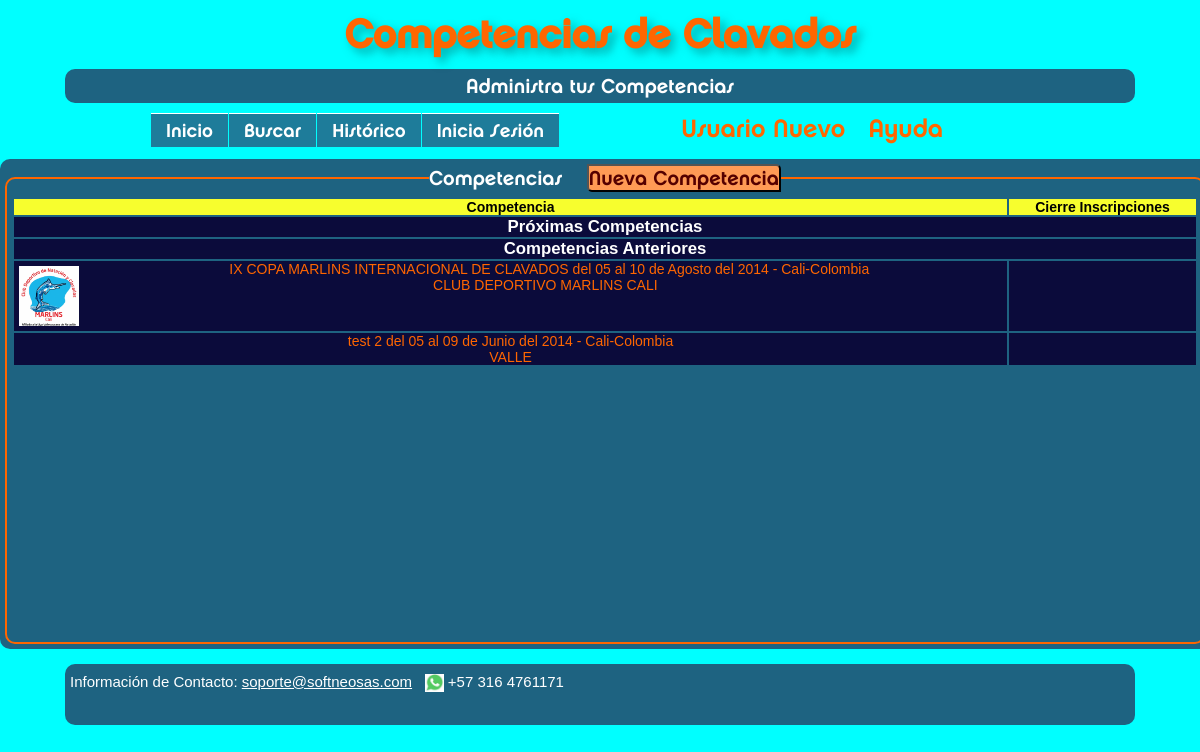
The page / on the database its author committed.
### tables this page shows
CREATE TABLE `competencias` (
  `cod_competencia` int(11) NOT NULL AUTO_INCREMENT,
  `competencia` varchar(200) NOT NULL,
  `ciudad` int(11) NOT NULL,
  `fecha_inicia` date NOT NULL,
  `fecha_termina` date NOT NULL,
  `limite_inscripcion` datetime DEFAULT NULL,
  `organizador` varchar(200) NOT NULL,
  `logo_organizador` varchar(80) NOT NULL,
  `telefono` varchar(15) NOT NULL,
  `email` varchar(80) NOT NULL,
  `direccion_sede` varchar(200) NOT NULL,
  `estado` char(1) DEFAULT NULL,
  `competencia2` varchar(200) NOT NULL,
  `fecha_hora_grabacion` datetime DEFAULT NULL,
  `public_result` char(1) NOT NULL,
  PRIMARY KEY (`cod_competencia`),
  UNIQUE KEY `competencia` (`competencia`),
  KEY `ciudad` (`ciudad`),
  FULLTEXT KEY `buscador` (`competencia`)
);

CREATE TABLE `cities` (
  `CityId` int(11) NOT NULL AUTO_INCREMENT,
  `CountryID` smallint(6) NOT NULL,
  `RegionID` smallint(6) NOT NULL,
  `City` varchar(45) NOT NULL,
  `Latitude` float NOT NULL,
  `Longitude` float NOT NULL,
  `TimeZone` varchar(10) NOT NULL,
  `DmaId` smallint(6) DEFAULT NULL,
  `County` varchar(25) DEFAULT NULL,
  `Code` varchar(4) DEFAULT NULL,
  PRIMARY KEY (`CityId`),
  FULLTEXT KEY `buscador` (`City`,`TimeZone`,`County`,`Code`)
);

CREATE TABLE `countries` (
  `CountryId` smallint(6) NOT NULL AUTO_INCREMENT,
  `Country` varchar(50) NOT NULL,
  `FIPS104` varchar(2) NOT NULL,
  `ISO2` varchar(2) NOT NULL,
  `ISO3` varchar(3) NOT NULL,
  `ISON` varchar(4) NOT NULL,
  `Internet` varchar(2) NOT NULL,
  `Capital` varchar(25) DEFAULT NULL,
  `MapReference` varchar(50) DEFAULT NULL,
  `NationalitySingular` varchar(35) DEFAULT NULL,
  `NationalityPlural` varchar(35) DEFAULT NULL,
  `Currency` varchar(30) DEFAULT NULL,
  `CurrencyCode` varchar(3) DEFAULT NULL,
  `Population` bigint(20) DEFAULT NULL,
  `Title` varchar(50) DEFAULT NULL,
  `Comment` varchar(255) DEFAULT NULL,
  PRIMARY KEY (`CountryId`),
  FULLTEXT KEY `buscador` (`Country`,`ISO2`,`ISO3`,`Capital`,`Currency`)
);

### php/funciones.php (called while the page is built, shortened)
<?php
	function ahora($cod_ciudad){
		if ($cod_ciudad) {
			$conexion=conectarse();
			$consulta="SELECT TimeZone FROM cities WHERE CityId=$cod_ciudad";
			$ejecutar_consulta = $conexion->query(utf8_decode($consulta));
			$registro=$ejecutar_consulta->fetch_assoc();
			$time_zone=$registro["TimeZone"];
			$signo_zone=substr($time_zone, 0,1);
			$horas_zone=substr($time_zone, 1,2);
			$minutos_zone=substr($time_zone, 4,2);
		}
		else{
			$time_zone = "-05:00";
			$signo_zone = substr($time_zone, 0, 1);
			$horas_zone = substr($time_zone, 1, 2);
			$minutos_zone = substr($time_zone, 4, 2);
		}
		$fecha = date('Y-m-d H:i:s');
		if ($signo_zone=="+") {
			$nuevafecha = strtotime ('+'.$horas_zone.' hour' , strtotime ( $fecha ) ) ;
			if ($minutos_zone>0) {
				$nuevafecha = strtotime ('+'.$minutos_zone.' minute' , strtotime ( $nuevafecha)) ;
			}
		}
		else{
			$nuevafecha = strtotime ('-'.$horas_zone.' hour' , strtotime ( $fecha ) ) ;
		}
		$nuevafecha=date('Y-m-d H:i:s',$nuevafecha );
		return $nuevafecha;
	}
	function inscripciones($competencia){
		$conexion=conectarse();
		$consulta="SELECT cod_competencia, fecha_termina, ciudad FROM competencias WHERE competencia='$competencia'";
		$ejecutar_consulta = $conexion->query(utf8_decode($consulta));
		$num_regs=$ejecutar_consulta->num_rows;
		if ($num_regs==0){
			$conexion->close();
			$mensaje="Error: No está registrada esta Competencia";
			return $mensaje;
		}
		elseif ($num_regs==1){
			$registro_competencia=$ejecutar_consulta->fetch_assoc();
			$termina=$registro_competencia["fecha_termina"];
			$cod_ciudad=$registro_competencia["ciudad"];
			$ahora=ahora($cod_ciudad,$conexion);
			$hoy=substr($ahora, 0,10);
			if ($hoy>$termina)
				return FALSE;
			else
				return TRUE;
			}
	}
function nom_mes($mes){
	switch ($mes) {
		case '6': $nom="Junio"; break;
		case '8': $nom="Agosto"; break;
	}
	return $nom;
}
function fecha_desde_hasta($desde,$hasta){
	$date = date_create($desde);
	$dd=date_format($date, 'd');
	$md=date_format($date, 'm');
	$ad=date_format($date, 'Y');
	$date = date_create($hasta);
	$dh=date_format($date, 'd');
	$mh=date_format($date, 'm');
	$ah=date_format($date, 'Y');
	if ($ad==$ah)
		if ($md==$mh)
			$fecha="del ".$dd." al ".$dh." de ".nom_mes($md)." del ".$ad;
		else
			$fecha="del ".$dd." de ".nom_mes($md)." al ".$dh." de ".nom_mes($mh)." del ".$ad;
	else
		$fecha="del ".$dd." de ".nom_mes($md)." del ".$ad." al ".$dh." de ".nom_mes($mh)." de ".$ah;
	return  $fecha;
}
function conectarse()
	{
		include("db-info.php");
		$conectar= new mysqli($servidor,$usuario,$password,$bd);
		return $conectar;
	}
?>

### php/todas-competencias.php (the view, shortened to what this page needs)
<?php
include("funciones.php");
$conexion=conectarse();
$consulta="SELECT DISTINCT
	c.cod_competencia, c.competencia, d.City, c.fecha_inicia, c.fecha_termina, c.limite_inscripcion, p.Country, c.organizador, c.logo_organizador
	FROM competencias as c
	LEFT JOIN cities as d on d.CityId=c.ciudad
	LEFT JOIN countries as p on p.CountryId=d.CountryID
	ORDER BY c.fecha_inicia";
$ejecutar_consulta = $conexion->query(utf8_decode($consulta));
if ($ejecutar_consulta)
	$num_prox=$ejecutar_consulta->num_rows;
?>
<form id="administradores-competencia" name="admin-competencia-frm" action="?op=php/alta-competencia.php" method="post" enctype="multipart/form-data">
	<fieldset>
	<legend align="center">Competencias &nbsp;&nbsp;
		<input type="submit" id="nuevo" class="cambio" name="nuevo_btn" value="Nueva Competencia" />
	</legend>
	<div id='div1'>
	<table width='100%' class="tablas">
		<thead>
			<tr align='center' >
				<th>Competencia</th>
				<th>Cierre Inscripciones</th>
			</tr>
		</thead>
		<tbody>
	<?php
		if (!$num_prox==0){
			echo "<tr align='center'><td class='subtitulo' colspan='4' ><b>Próximas Competencias<b></td></tr>";
		}
		$consulta="SELECT DISTINCT
			c.cod_competencia, c.competencia, d.City, c.fecha_inicia, c.fecha_termina, p.Country, c.organizador, c.logo_organizador
			FROM competencias as c
			LEFT JOIN cities as d on d.CityId=c.ciudad
			LEFT JOIN countries as p on p.CountryId=d.CountryID
			ORDER BY c.fecha_inicia DESC";
		$ejecutar_consulta = $conexion->query(utf8_decode($consulta));
		if ($ejecutar_consulta)
			$num_ant=$ejecutar_consulta->num_rows;
		if (!$num_ant==0){
			echo "<tr align='center'><td class='subtitulo' colspan='4' ><b>Competencias Anteriores<b></td></tr>";
			while ($row=$ejecutar_consulta->fetch_assoc()){
				$cod_competencia=$row["cod_competencia"];
				$competencia=$row["competencia"];
				$inicia=$row['fecha_inicia'];
				$termina=$row['fecha_termina'];
				if (!inscripciones($competencia)){
					$ciudad=utf8_encode($row['City']);
					$pais=$row['Country'];
					$fec=fecha_desde_hasta($inicia,$termina);
					$logo=$row["logo_organizador"];
					$organizador=utf8_encode($row['organizador']);
					echo "<tr align='center'>
    					<td><a class='enlaces' href='?op=php/muestra-competencia.php&com=$competencia&cco=$cod_competencia'>";
    				if ($logo)
    					echo "<img class='textwrap' src='img/fotos/$logo' width='6%' height='60' />&nbsp;&nbsp;";
    				echo $competencia.'  '.$fec.' - '.$ciudad.'-'.$pais.'<br>'.$organizador. '</a></td>';
    				echo "<td></td>";
    				echo "</tr>";
    			}
			}
		}
	?>
		</tbody>
	</table>
	</div>
	</fieldset>
</form>

### css/estilos.css (style rules this page uses)
* { margin: 0; padding: 0; }
a { color: #FFF; }
body { background: #00FFFF ; color:#FFF; font-family: "Chalet", Helvetica, Verdana; font-size: 1.25em; background-image:url(../img/Bankoboev.Ru_voda_basseina.jpg); }
fieldset { border: .1em solid #F60; border-radius: .5em; padding: .25em; }
input[type="submit"] { background: #FF9A55; border-radius: 0 .25em; color: #500; font-family: "Chalet"; font-size: 1em; }
th { background-color: #F7FE2E; color: #000000; }
#div1 { overflow:auto; height:440px; width:auto; }
#div1 table { width:100%; background-color: transparent; font-size: 0.7em; font-family: Arial, Verdana; }
#div1 table tr { background-color: #0B0B3B; }
.cambio { -ms-transition: all 2.5s ease-out; -moz-transition: all 2.5s ease-out; -o-transition: all 2.5s ease-out; -webkit-transition: all 2.5s ease-out; transition: all 2.5s ease-out; }
.enlaces { text-decoration: none; cursor: pointer; font-size: 1em; color:#F60; }
.subtitulo { color: #FFF; font-size: 1.2em; }
.textwrap { float: left; margin: 5px; }
.tablas { color: #D8D8D8; font-family: Arial, Verdana; font-size: 0.9em; border-spacing: 2px; border-collapse: separate; text-align: center; }

### rows shown on the page
competencias: logo_organizador (picture), competencia "IX COPA MARLINS INTERNACIONAL DE CLAVADOS", fec "del 05 al 10 de Agosto del 2014", cities.City "Cali", countries.Country "Colombia", organizador "CLUB DEPORTIVO MARLINS CALI"
competencias: competencia "test 2", fec "del 05 al 09 de Junio del 2014", cities.City "Cali", countries.Country "Colombia", organizador "VALLE"
